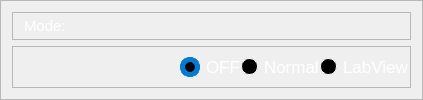
            <widget class="QFrame" name="homepartb">
             <property name="styleSheet">
              <string notr="true">color:rgb(255,255,255);</string>
             </property>
             <property name="frameShape">
              <enum>QFrame::StyledPanel</enum>
             </property>
             <property name="frameShadow">
              <enum>QFrame::Raised</enum>
             </property>
             <layout class="QVBoxLayout" name="verticalLayout_3">
              <item>
               <widget class="QFrame" name="modetitle">
                <property name="maximumSize">
                 <size>
                  <width>16777215</width>
                  <height>42</height>
                 </size>
                </property>
                <property name="font">
                 <font>
                  <family>Myriad Pro Black</family>
                 </font>
                </property>
                <property name="styleSheet">
                 <string notr="true"/>
                </property>
                <property name="frameShape">
                 <enum>QFrame::StyledPanel</enum>
                </property>
                <property name="frameShadow">
                 <enum>QFrame::Raised</enum>
                </property>
                <layout class="QVBoxLayout" name="verticalLayout_18">
                 <property name="spacing">
                  <number>0</number>
                 </property>
                 <property name="leftMargin">
                  <number>11</number>
                 </property>
                 <property name="topMargin">
                  <number>0</number>
                 </property>
                 <property name="rightMargin">
                  <number>0</number>
                 </property>
                 <property name="bottomMargin">
                  <number>0</number>
                 </property>
                 <item>
                  <widget class="QLabel" name="label_2">
                   <property name="font">
                    <font>
                     <family>Segoe UI</family>
                     <pointsize>11</pointsize>
                    </font>
                   </property>
                   <property name="toolTipDuration">
                    <number>1</number>
                   </property>
                   <property name="text">
                    <string>Mode:</string>
                   </property>
                  </widget>
                 </item>
                </layout>
               </widget>
              </item>
              <item>
               <widget class="QFrame" name="modebtns">
                <property name="layoutDirection">
                 <enum>Qt::LeftToRight</enum>
                </property>
                <property name="styleSheet">
                 <string notr="true"/>
                </property>
                <property name="frameShape">
                 <enum>QFrame::StyledPanel</enum>
                </property>
                <property name="frameShadow">
                 <enum>QFrame::Raised</enum>
                </property>
                <layout class="QHBoxLayout" name="horizontalLayout_4">
                 <property name="spacing">
                  <number>0</number>
                 </property>
                 <property name="leftMargin">
                  <number>167</number>
                 </property>
                 <property name="topMargin">
                  <number>0</number>
                 </property>
                 <property name="rightMargin">
                  <number>0</number>
                 </property>
                 <property name="bottomMargin">
                  <number>0</number>
                 </property>
                 <item>
                  <widget class="QRadioButton" name="off">
                   <property name="minimumSize">
                    <size>
                     <width>40</width>
                     <height>40</height>
                    </size>
                   </property>
                   <property name="font">
                    <font>
                     <family>Segoe UI</family>
                     <pointsize>13</pointsize>
                    </font>
                   </property>
                   <property name="styleSheet">
                    <string notr="true">QRadioButton::indicator {
    width:10px;
    height:10px;
}
QRadioButton::indicator:checked {
    background-color:black;
	border-radius:10px;
    border:5px solid rgb(0, 123, 210);
}
QRadioButton::indicator:unchecked {
    background-color:black;
    width:15px;
    height:15px;
	border-radius:7.5px;
    border:1px solid white;
}</string>
                   </property>
                   <property name="text">
                    <string>OFF</string>
                   </property>
                   <property name="checked">
                    <bool>true</bool>
                   </property>
                  </widget>
                 </item>
                 <item>
                  <widget class="QRadioButton" name="normal">
                   <property name="font">
                    <font>
                     <family>Segoe UI</family>
                     <pointsize>13</pointsize>
                    </font>
                   </property>
                   <property name="styleSheet">
                    <string notr="true">QRadioButton::indicator {
    width:10px;
    height:10px;
}
QRadioButton::indicator:checked {
    background-color:black;
	border-radius:10px;
    border:5px solid rgb(0, 123, 210);
}
QRadioButton::indicator:unchecked {
    background-color:black;
    width:15px;
    height:15px;
	border-radius:7.5px;
    border:1px solid white;
}</string>
                   </property>
                   <property name="text">
                    <string>Normal</string>
                   </property>
                   <property name="checked">
                    <bool>false</bool>
                   </property>
                  </widget>
                 </item>
                 <item>
                  <widget class="QRadioButton" name="labview">
                   <property name="font">
                    <font>
                     <family>Segoe UI</family>
                     <pointsize>13</pointsize>
                    </font>
                   </property>
                   <property name="styleSheet">
                    <string notr="true">QRadioButton::indicator {
    width:10px;
    height:10px;
}
QRadioButton::indicator:checked {
    background-color:black;
	border-radius:10px;
    border:5px solid rgb(0, 123, 210);
}
QRadioButton::indicator:unchecked {
    background-color:black;
    width:15px;
    height:15px;
	border-radius:7.5px;
    border:1px solid white;
}</string>
                   </property>
                   <property name="text">
                    <string>LabView</string>
                   </property>
                  </widget>
                 </item>
                </layout>
               </widget>
              </item>
             </layout>
            </widget>
